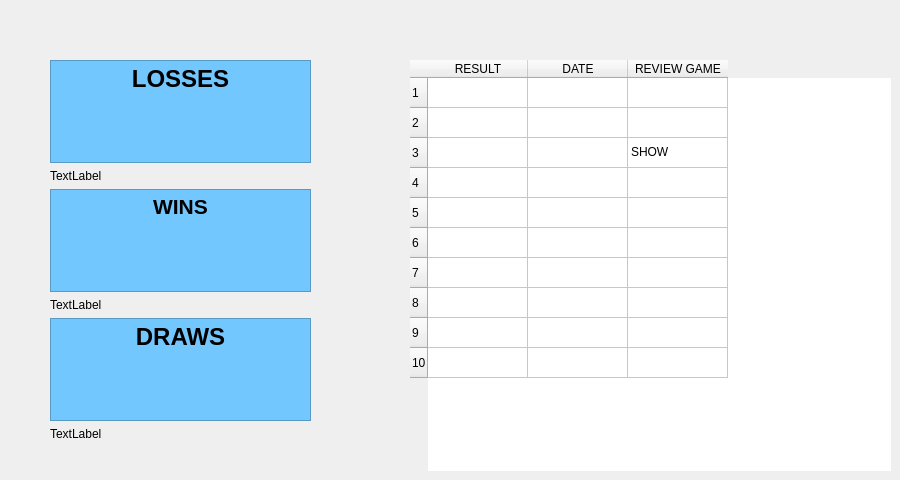
       <widget class="QWidget" name="page">
        <widget class="QTableWidget" name="historyTable">
         <property name="geometry">
          <rect>
           <x>410</x>
           <y>60</y>
           <width>481</width>
           <height>411</height>
          </rect>
         </property>
         <property name="sizeIncrement">
          <size>
           <width>0</width>
           <height>1</height>
          </size>
         </property>
         <property name="frameShape">
          <enum>QFrame::Shape::NoFrame</enum>
         </property>
         <property name="frameShadow">
          <enum>QFrame::Shadow::Sunken</enum>
         </property>
         <property name="lineWidth">
          <number>1</number>
         </property>
         <property name="textElideMode">
          <enum>Qt::TextElideMode::ElideMiddle</enum>
         </property>
         <property name="gridStyle">
          <enum>Qt::PenStyle::SolidLine</enum>
         </property>
         <property name="sortingEnabled">
          <bool>false</bool>
         </property>
         <attribute name="horizontalHeaderMinimumSectionSize">
          <number>36</number>
         </attribute>
         <row/>
         <row/>
         <row/>
         <row/>
         <row/>
         <row/>
         <row/>
         <row/>
         <row/>
         <row/>
         <column>
          <property name="text">
           <string>RESULT</string>
          </property>
         </column>
         <column>
          <property name="text">
           <string>DATE</string>
          </property>
         </column>
         <column>
          <property name="text">
           <string>REVIEW GAME</string>
          </property>
         </column>
         <item row="0" column="0">
          <property name="text">
           <string/>
          </property>
          <property name="flags">
           <set>ItemIsSelectable|ItemIsEditable|ItemIsDragEnabled|ItemIsDropEnabled|ItemIsEnabled</set>
          </property>
         </item>
         <item row="0" column="1">
          <property name="text">
           <string/>
          </property>
         </item>
         <item row="0" column="2">
          <property name="text">
           <string/>
          </property>
         </item>
         <item row="1" column="2">
          <property name="text">
           <string/>
          </property>
         </item>
         <item row="2" column="2">
          <property name="text">
           <string>SHOW</string>
          </property>
         </item>
        </widget>
        <widget class="QWidget" name="widget" native="true">
         <property name="geometry">
          <rect>
           <x>50</x>
           <y>60</y>
           <width>261</width>
           <height>381</height>
          </rect>
         </property>
         <layout class="QGridLayout" name="gridLayout_20">
          <item row="2" column="0">
           <widget class="QTextEdit" name="wins_label">
            <property name="styleSheet">
             <string notr="true">QTextEdit
{
color:black;
background-color: rgb(115, 199, 255);
 font: 700 16pt &quot;Segoe UI&quot;;
}</string>
            </property>
            <property name="readOnly">
             <bool>true</bool>
            </property>
            <property name="html">
             <string>&lt;!DOCTYPE HTML PUBLIC &quot;-//W3C//DTD HTML 4.0//EN&quot; &quot;http://www.w3.org/TR/REC-html40/strict.dtd&quot;&gt;
&lt;html&gt;&lt;head&gt;&lt;meta name=&quot;qrichtext&quot; content=&quot;1&quot; /&gt;&lt;meta charset=&quot;utf-8&quot; /&gt;&lt;style type=&quot;text/css&quot;&gt;
p, li { white-space: pre-wrap; }
hr { height: 1px; border-width: 0; }
li.unchecked::marker { content: &quot;\2610&quot;; }
li.checked::marker { content: &quot;\2612&quot;; }
&lt;/style&gt;&lt;/head&gt;&lt;body style=&quot; font-family:'Segoe UI'; font-size:16pt; font-weight:700; font-style:normal;&quot;&gt;
&lt;p align=&quot;center&quot; style=&quot; margin-top:0px; margin-bottom:0px; margin-left:0px; margin-right:0px; -qt-block-indent:0; text-indent:0px;&quot;&gt;WINS&lt;/p&gt;&lt;/body&gt;&lt;/html&gt;</string>
            </property>
           </widget>
          </item>
          <item row="0" column="0">
           <widget class="QTextEdit" name="losses_label">
            <property name="styleSheet">
             <string notr="true">QTextEdit
{
color:black;
background-color: rgb(115, 199, 255);
 font: 700 16pt &quot;Segoe UI&quot;;
}</string>
            </property>
            <property name="readOnly">
             <bool>true</bool>
            </property>
            <property name="html">
             <string>&lt;!DOCTYPE HTML PUBLIC &quot;-//W3C//DTD HTML 4.0//EN&quot; &quot;http://www.w3.org/TR/REC-html40/strict.dtd&quot;&gt;
&lt;html&gt;&lt;head&gt;&lt;meta name=&quot;qrichtext&quot; content=&quot;1&quot; /&gt;&lt;meta charset=&quot;utf-8&quot; /&gt;&lt;style type=&quot;text/css&quot;&gt;
p, li { white-space: pre-wrap; }
hr { height: 1px; border-width: 0; }
li.unchecked::marker { content: &quot;\2610&quot;; }
li.checked::marker { content: &quot;\2612&quot;; }
&lt;/style&gt;&lt;/head&gt;&lt;body style=&quot; font-family:'Segoe UI'; font-size:16pt; font-weight:700; font-style:normal;&quot;&gt;
&lt;p align=&quot;center&quot; style=&quot; margin-top:0px; margin-bottom:0px; margin-left:0px; margin-right:0px; -qt-block-indent:0; text-indent:0px;&quot;&gt;&lt;span style=&quot; font-size:18pt;&quot;&gt;LOSSES&lt;/span&gt;&lt;/p&gt;&lt;/body&gt;&lt;/html&gt;</string>
            </property>
           </widget>
          </item>
          <item row="1" column="0">
           <widget class="QLabel" name="losses">
            <property name="styleSheet">
             <string notr="true">color: rgb(0,0,0);</string>
            </property>
            <property name="text">
             <string>TextLabel</string>
            </property>
           </widget>
          </item>
          <item row="3" column="0">
           <widget class="QLabel" name="wins">
            <property name="styleSheet">
             <string notr="true">color: rgb(0,0,0);</string>
            </property>
            <property name="text">
             <string>TextLabel</string>
            </property>
           </widget>
          </item>
          <item row="4" column="0">
           <widget class="QTextEdit" name="draws_label">
            <property name="styleSheet">
             <string notr="true">QTextEdit
{
color:black;
background-color: rgb(115, 199, 255);
 font: 700 16pt &quot;Segoe UI&quot;;
}</string>
            </property>
            <property name="readOnly">
             <bool>true</bool>
            </property>
            <property name="html">
             <string>&lt;!DOCTYPE HTML PUBLIC &quot;-//W3C//DTD HTML 4.0//EN&quot; &quot;http://www.w3.org/TR/REC-html40/strict.dtd&quot;&gt;
&lt;html&gt;&lt;head&gt;&lt;meta name=&quot;qrichtext&quot; content=&quot;1&quot; /&gt;&lt;meta charset=&quot;utf-8&quot; /&gt;&lt;style type=&quot;text/css&quot;&gt;
p, li { white-space: pre-wrap; }
hr { height: 1px; border-width: 0; }
li.unchecked::marker { content: &quot;\2610&quot;; }
li.checked::marker { content: &quot;\2612&quot;; }
&lt;/style&gt;&lt;/head&gt;&lt;body style=&quot; font-family:'Segoe UI'; font-size:16pt; font-weight:700; font-style:normal;&quot;&gt;
&lt;p align=&quot;center&quot; style=&quot; margin-top:0px; margin-bottom:0px; margin-left:0px; margin-right:0px; -qt-block-indent:0; text-indent:0px;&quot;&gt;&lt;span style=&quot; font-size:18pt;&quot;&gt;DRAWS&lt;/span&gt;&lt;/p&gt;&lt;/body&gt;&lt;/html&gt;</string>
            </property>
           </widget>
          </item>
          <item row="5" column="0">
           <widget class="QLabel" name="draws">
            <property name="styleSheet">
             <string notr="true">color: rgb(0,0,0);</string>
            </property>
            <property name="text">
             <string>TextLabel</string>
            </property>
           </widget>
          </item>
         </layout>
        </widget>
       </widget>
